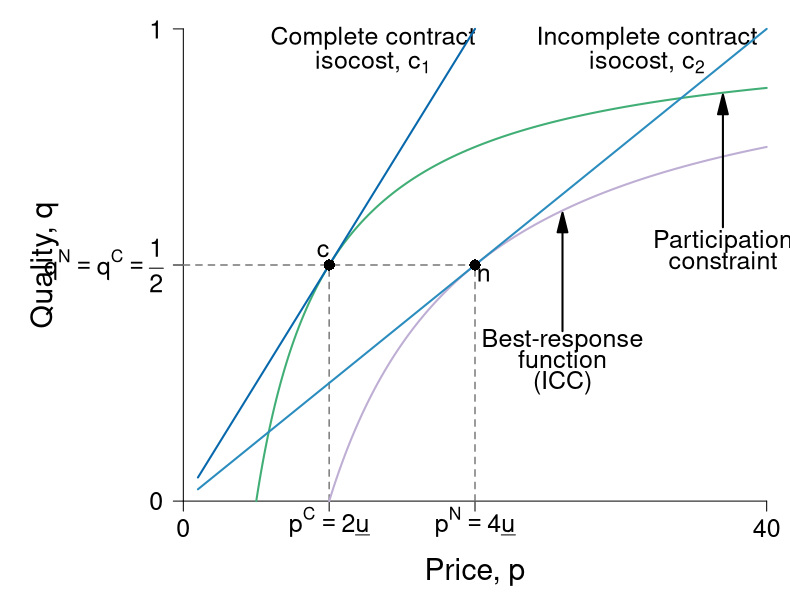

R code for this plot:
require(ggplot2)
require(shape)
pdf(file = "information_power/information_icc_pc.pdf", width = 9, height = 7)

#Set parameters for graphics
axislabelsize <- 1.8
labelsize <- 1.5
namesize <- 1.8
annotatesize <- 1.5
graphlinewidth <- 2
segmentlinewidth <- 1.5

COL <- c("#7fc97f", "#beaed4", "#fdc086", "#ffff99", "#386cb0", "#f0027f", "#bf5b17", "#666666")
COLA <- c("#e0f3db", "#99d8c9","#66c2a4","#41ae76", "#238b45", "#005824")
COLB <- c("#c6dbef", "#4eb3d3", "#2b8cbe", "#0868ac","#084081")
COLC <- c("#fcfbfd", "#efedf5", "#dadaeb", "#bcbddc", "#9e9ac8", "#807dba", "#6a51a3", "#54278f", "#3f007d")
grays <- gray.colors(25, start = 1, end = 0)

isov <- function(p, delta = 5) {
  (p - delta)/p
}

brfFn <- function(p, delta = 5) {
  1 - (2 * delta) /p
}

solowCondition <- function(p, delta = 5){
  (p*(1/(8*delta)))
}

par(mar =  c(4, 8, 0.5, 0.5))
xlims <- c(0, 40)
ylims <- c(0, 1)


plot(0, 0, xlim = xlims, ylim = ylims, type = "n",
     xlab = expression(paste("")),
     ylab = expression(paste("")),
     xaxt = "n", yaxt = "n", cex.lab = axislabelsize, bty = "n")

mtext(expression(paste("Price, ", p)), side = 1, line = 2.5, cex = axislabelsize)
text(-9.5, 0.5*ylims[2], expression(paste("Quality, ", q)), xpd = TRUE, cex = axislabelsize, srt = 90) 


npts <- 500 
npts2 <- 501
#Specify the sequences of points for graphing. 
xx1 <- seq(10, xlims[2], length.out = npts)
xx2 <- seq(1, xlims[2], length.out = npts)
xx0 <- seq(5, xlims[2], length.out = npts)

#Customize ticks and labels for the plot
ticksy <- c(0, 0.5, 1)
ylabels <- c(0, expression(paste(q^N == q^C, phantom() == frac(1,2))), 1)
ticksx <- c(0, 10, 20, 40)
xlabels <- c(0, expression(paste(p^C == 2*underline("u"))), expression(p^N == paste(4*underline("u"))), 40)
axis(1, at = ticksx, pos = 0, labels = xlabels, cex.axis = labelsize)
axis(2, at = ticksy, pos = 0, labels = ylabels, las = 1, cex.axis = labelsize)

#Annotation of the three graphs and the NE
text(31.8, 0.98, expression(paste("Incomplete contract")), cex = annotatesize)
text(31.8, 0.93, expression(paste("isocost, ", c[2])), cex = annotatesize)
#text(31, 0.85, expression(paste(q == frac(p, 8*underline("u")))), cex = annotatesize)
text(26, 0.34, expression(paste("Best-response")), cex = annotatesize)
text(26, 0.3, expression(paste("function")), cex = annotatesize)
text(26, 0.25, expression(paste("(ICC)")), cex = annotatesize)
#text(25, 0.21, expression(paste(q == 1 - frac(2*underline("u"), p))), cex = annotatesize)
Arrows(26, 0.36, 26, 0.59, col = "black", lty = 1, lwd = 2, arr.type = "triangle")


# text(16, 0.57, expression(paste("Nash")), cex = annotatesize)
# text(16, 0.52, expression(paste("equilibrium")), cex = annotatesize)
text(20.6, 0.48, expression(paste("n")), cex = annotatesize)


text(13, 0.98, expression(paste("Complete contract")), cex = annotatesize)
text(13, 0.93, expression(paste("isocost, ", c[1])), cex = annotatesize)
#text(12, 0.85, expression(paste(q == frac(p, 4*underline("u")))), cex = annotatesize)
text(37, 0.55, expression(paste("Participation")), cex = annotatesize)
text(37, 0.51, expression(paste("constraint")), cex = annotatesize)
#text(35, 0.42, expression(paste(q == 1 - frac(underline("u"), p))), cex = annotatesize)


#Lines for the coordinates of the Nash equilbrium
segments(20, 0, 20, 0.5, lty = 2, col = grays[20], lwd = segmentlinewidth)
segments(0, 0.5, 20, 0.5, lty = 2, col = grays[20], lwd = segmentlinewidth)
segments(10, 0, 10, 0.5, lty = 2, col = grays[20], lwd = segmentlinewidth)

#Draw the lines for the graphs
lines(xx0, isov(xx0, delta = 5), col = COLA[4], lwd = graphlinewidth)
lines(xx1, brfFn(xx1), col = COL[2], lwd = graphlinewidth)
lines(xx2, solowCondition(xx2, delta = 5), col = COLB[3], lwd = graphlinewidth)

#Add a point for the NE
points(20, 0.5, pch = 16, col = "black", cex = 1.5)

#Add a ray and a point for c  
segments(1, 0.05, 20, 1, lty = 1, lwd = graphlinewidth, col = COLB[4])
points(10, 0.5, pch = 16, col = "black", cex = 1.5)
text(9.6, 0.53, expression(paste("c")), cex = annotatesize)

Arrows(37, 0.58, 37, 0.84, col = "black", lty = 1, lwd = 2, arr.type = "triangle")


#text(18, 0.98, expression(paste(c[1])), cex = annotatesize)
#text(37, 0.98, expression(paste(c[2])), cex = annotatesize)
#text(39, 0.525, expression(paste(c[3])), cex = annotatesize)


dev.off()
